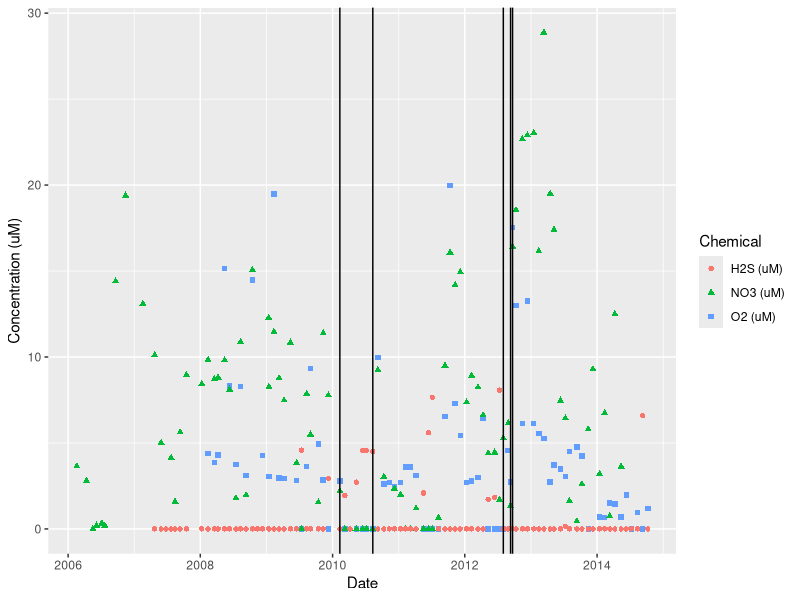
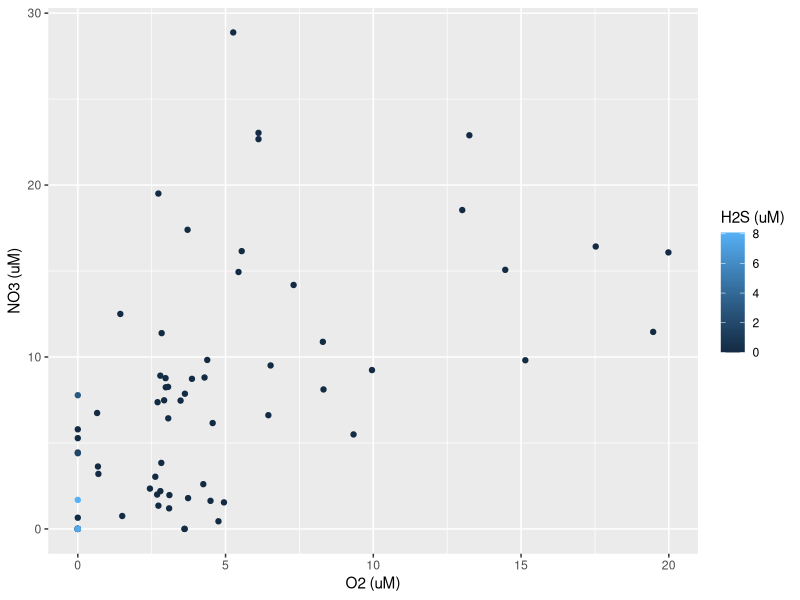
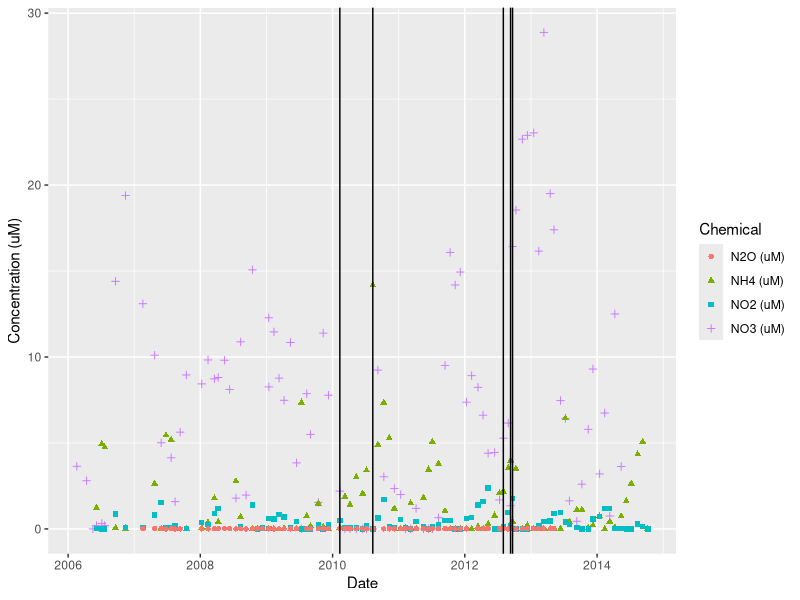

R code for these plots, in order:
#Load packages
library(tidyverse)
library(ggplot2)

#Load data
raw_dat <- read_csv('data/Saanich_Data.csv', col_names=TRUE)

#Keep data for at 150m
proj_dat <- raw_dat %>% 
  mutate(Depth_m = Depth * 1000, "N2O (uM)"=Mean_N2O/1000) %>%
  filter(Depth_m == 150) %>%
  dplyr::rename("O2 (uM)"=WS_O2, "NO3 (uM)"=WS_NO3, "H2S (uM)"=WS_H2S, "PO4 (uM)"=WS_PO4, "NH4 (uM)"=Mean_NH4, "NO2 (uM)"=Mean_NO2) %>%
  dplyr::select(Date, Cruise, SI, "O2 (uM)", "PO4 (uM)", "NO3 (uM)", "H2S (uM)", "NH4 (uM)", "NO2 (uM)", Mean_N2, Mean_O2, Mean_co2, "N2O (uM)", Temperature, Salinity, Density)

chemicals_of_interest <- proj_dat %>%
  dplyr::select(Date, "O2 (uM)", "NO3 (uM)", "H2S (uM)", "NH4 (uM)", "NO2 (uM)", "N2O (uM)")

terminal_electron <- chemicals_of_interest %>%
  dplyr::select(Date, "O2 (uM)", "NO3 (uM)", "H2S (uM)")

nitrogen_related_chemicals <- chemicals_of_interest %>%
  dplyr::select(Date, "NO3 (uM)", "NH4 (uM)", "NO2 (uM)", "N2O (uM)") 

cruise_dates_mags <- proj_dat %>%
  filter(Cruise %in% c(42, 48, 72, 74, 75))

#Graph [molecules] vs date
terminal_electron %>% 
  gather(key="Chemical", value="Concentration (uM)", -Date, na.rm=TRUE) %>%
  ggplot() + 
  geom_point(aes(x=Date, y=`Concentration (uM)`, color=Chemical, shape=Chemical)) +
  geom_vline(xintercept=cruise_dates_mags$Date[1:5])

terminal_electron %>%
  arrange(`H2S (uM)`) %>%  
  filter(!is.na(`H2S (uM)`)) %>%
  ggplot() + 
  geom_point(aes(x=`O2 (uM)`, y=`NO3 (uM)`, color=`H2S (uM)`))

nitrogen_related_chemicals %>%
  gather(key="Chemical", value="Concentration (uM)", -Date, na.rm=TRUE) %>%
  ggplot() + 
  geom_point(aes(x=Date, y=`Concentration (uM)`, color=Chemical, shape=Chemical))+
  geom_vline(xintercept=cruise_dates_mags$Date[1:5])
